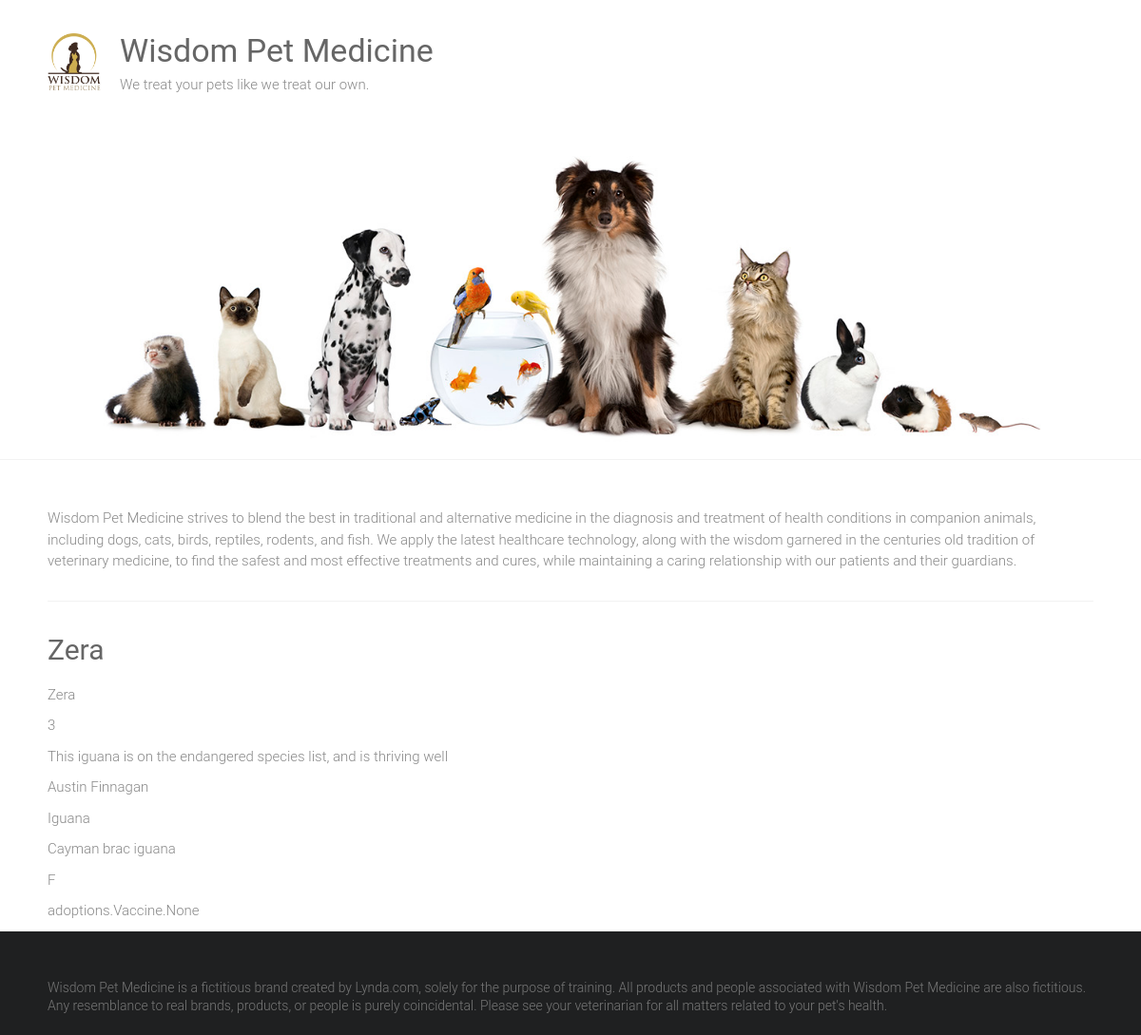
/adoptions/3/, run on the app's committed database.
### adoptions/models.py (models this page shows)
class Pet(models.Model):
    SEX_CHOICES = (('M','Male'), ('F','Female'))
    name = models.CharField(max_length=100)
    age = models.IntegerField(null=True)
    description = models.TextField(blank=True)
    submitter = models.CharField(max_length=100)
    species = models.CharField(max_length=100)
    breed = models.CharField(max_length=100)
    sex = models.CharField(max_length=1, choices=SEX_CHOICES)
    vaccinations = models.ManyToManyField('vaccine', blank=True)
    def __str__(self):
        return self.name

### adoptions/views.py (the view)
# urls.py: path('adoptions/<int:pet_id>/', views.pet_details, name='pet_details'),
def pet_details(request, pet_id):
    try:
        pet = Pet.objects.get(id=pet_id)
        print(pet)
    except:
        raise Http404('Pet Not Found !')
    return render(request, 'pet_details.html',{'data':pet,})

### adoptions/templates/pet_details.html
{% extends "base.html" %} {% block content %}
<h1>{{data.name}}</h1>
<p>{{data.name }}</p>
<p>{{data.age }}</p>
<p>{{data.description }}</p>
<p>{{data.submitter }}</p>
<p>{{data.species }}</p>
<p>{{data.breed}} </p>
<p>{{data.sex }}</p>
<p>{{data.vaccinations }}</p>
{% endblock %}

### static/style.css (style rules this page uses)
html, body, div, span, applet, object, iframe, h1, h2, h3, h4, h5, h6, p, blockquote, pre, a, abbr, acronym, address, big, cite, code, del, dfn, em, font, ins, kbd, q, s, samp, small, strike, strong, sub, sup, tt, var, dl, dt, dd, ol, ul, li, fieldset, form, label, legend, table, caption, tbody, tfoot, thead, tr, th, td { border: 0; font: inherit; font-size: 100%; font-style: inherit; font-weight: inherit; margin: 0; outline: 0; padding: 0; vertical-align: baseline; }
html { overflow-y: scroll; -webkit-text-size-adjust: 100%; -ms-text-size-adjust: 100%; }
h1, h2, h3, h4, h5, h6 { color: #666666; line-height: 1.4; padding-bottom: 15px; font-weight: normal; }
h1 { font-size: 30px; }
body, button, input, select, textarea { color: #888888; font-size: 15px; line-height: 1.5; font-family: 'Roboto', sans-serif; font-weight: 300; }
p { color: #888888; font-size: 15px; line-height: 1.5; margin-bottom: 15px; font-weight: 300; }
body { background: #f2f2f2; }
body { padding-top: 30px; padding-bottom: 30px; }
body.wide { padding-top: 0; padding-bottom: 0; }
.single-page p { margin-bottom: 10px; }

### data on the page
Pet: name "Zera", age "3", description "This iguana is on the endangered species list, and is thriving well", submitter "Austin Finnagan", species "Iguana", breed "Cayman brac iguana", sex "F", vaccinations "adoptions.Vaccine.None"
